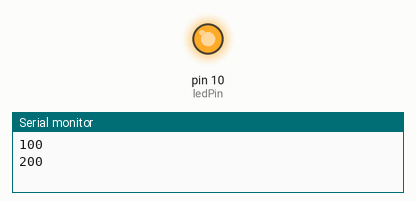
Bench run of a sketch on a simulated Arduino Uno, built with avr-gcc and run on an emulated ATmega328P. Shown: output pins drawn as LEDs (lit = HIGH), the last lines printed to the serial monitor.

Above: at 0.85 s.
At 16.3 s:
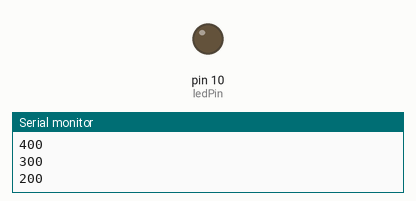
Timing chart, 0 to 21.5 s (numbered marks = the images above):
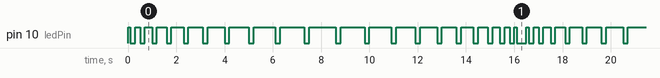

The sketch:

examlple02.ino
```cpp
#define ledPin 10
int delayTime = 100;
// 딜레이타임이 증가하는지 여부에 대한 변수 isup 선언
int isup = 1; // 1 이면 증가 , 0이면 감소

void setup() {
  // put your setup code here, to run once:
  pinMode(ledPin,OUTPUT); //출력핀으로 설정
  Serial.begin(9600);
}

void loop() {
  // put your main code here, to run repeatedly:
  digitalWrite(ledPin,HIGH);
  delay(delayTime);
  digitalWrite(ledPin,LOW);
  delay(200);
  Serial.println(delayTime);
  if(isup == 1){
    delayTime = delayTime + 100; // 딜렉이값이 커지면 천천히 느려진다.
    if(delayTime > 1000){
      isup = 0;
      }
  }else{
    // 딜레이타임이 감소
     delayTime = delayTime - 100; // 딜렉이값이 커지면 천천히 느려진다.
    if(delayTime < 100){
      isup = 1;
    }
  }

}

void slower(int delayTime){
  int i = delayTime;
  for(i = delayTime; i == 100; i = i - 10){
    delayTime = delayTime - 10;
  }

}
```

Measured:
- by itself, pin 10 (ledPin): moves between LOW and HIGH, repeating every 16.5 s
- by itself, everything shown: repeats every 16.5 s, in 42 steps
